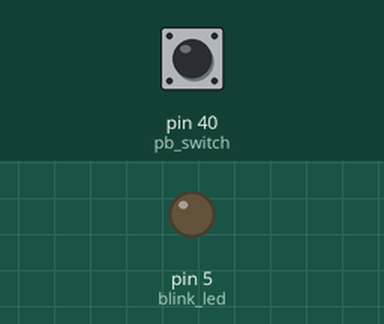
This program was run on a simulated Raspberry Pi (header pin numbers). Parts: output pins drawn as LEDs (lit = HIGH). The test bench sets the inputs (shaded band); at power-on: pin 40 (pb_switch) LOW. What the program prints to the terminal is not drawn.

Above: at 1.2 s.
1.3 s: pin 40 (pb_switch) pulled HIGH for 0.15 s
At 1.37 s:
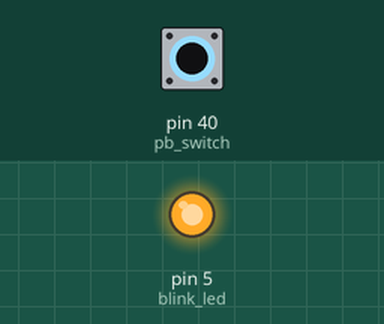
2.9 s: pin 40 (pb_switch) pulled HIGH for 3.2 s
At 7.3 s:
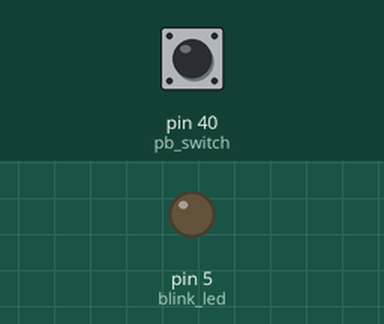
Timing chart, 0 to 8.8 s (numbered marks = the images above; inputs shaded):
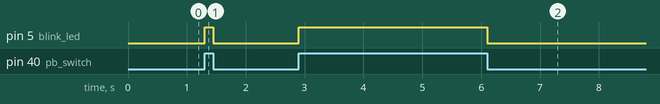

The program:

raspberry_pi_switch_led_02.py
```python
#
import RPi.GPIO as GPIO
import time

blink_led = 5
pb_switch = 40

GPIO.setmode(GPIO.BOARD) # Note:physical pins
GPIO.setup(blink_led,GPIO.OUT)
GPIO.setup(pb_switch,GPIO.IN)

pb_switch_state = 0
while(True):
    pb_switch_state = GPIO.input(pb_switch)
    print(pb_switch_state)
    GPIO.output(blink_led,pb_switch_state)
print('Done')
```

Measured:
- after the input at 1.3 s, pin 5 (blink_led): LOW → HIGH at once, → LOW 0.15 s later
- after the input at 2.9 s, pin 5 (blink_led): LOW → HIGH at once, → LOW 3.2 s later
